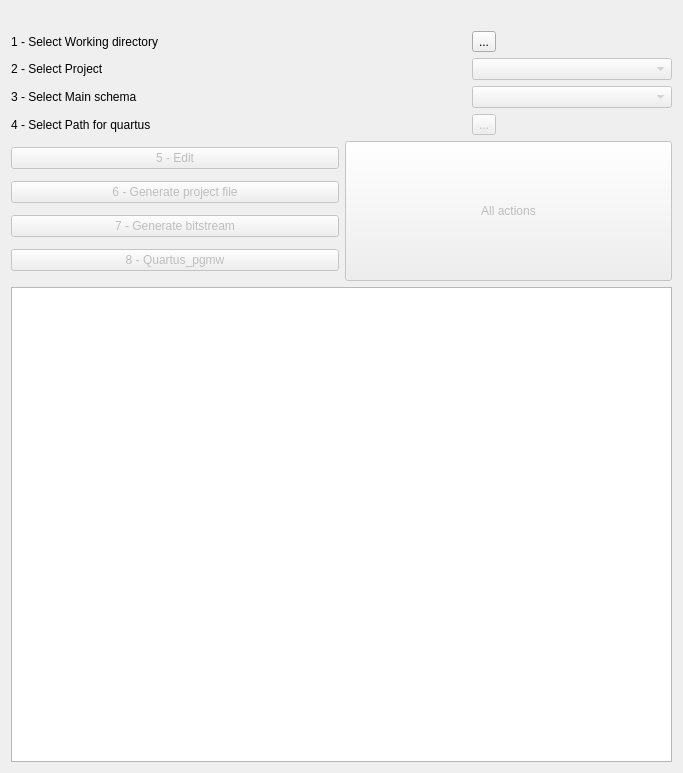
<?xml version="1.0" encoding="UTF-8"?>
<ui version="4.0">
 <class>formFifo</class>
 <widget class="QWidget" name="formFifo">
  <property name="geometry">
   <rect>
    <x>0</x>
    <y>0</y>
    <width>683</width>
    <height>773</height>
   </rect>
  </property>
  <property name="windowTitle">
   <string>Fifo</string>
  </property>
  <property name="layoutDirection">
   <enum>Qt::LeftToRight</enum>
  </property>
  <layout class="QVBoxLayout" name="verticalLayout_2">
   <item>
    <widget class="QLabel" name="lblImage">
     <property name="text">
      <string/>
     </property>
     <property name="pixmap">
      <pixmap>barbu.png</pixmap>
     </property>
    </widget>
   </item>
   <item>
    <layout class="QGridLayout" name="gridLayout">
     <item row="0" column="0">
      <widget class="QLabel" name="lblWorkingDirectory">
       <property name="text">
        <string>1 - Select Working directory</string>
       </property>
      </widget>
     </item>
     <item row="0" column="1">
      <widget class="QToolButton" name="btnWorkingDirectory">
       <property name="toolTip">
        <string>&lt;html&gt;&lt;head/&gt;&lt;body&gt;&lt;p&gt;Working directory&lt;/p&gt;&lt;/body&gt;&lt;/html&gt;</string>
       </property>
       <property name="text">
        <string>...</string>
       </property>
      </widget>
     </item>
     <item row="1" column="0">
      <widget class="QLabel" name="lblProject">
       <property name="text">
        <string>2 - Select Project</string>
       </property>
      </widget>
     </item>
     <item row="1" column="1">
      <widget class="QComboBox" name="cbProject">
       <property name="enabled">
        <bool>false</bool>
       </property>
       <property name="minimumSize">
        <size>
         <width>200</width>
         <height>0</height>
        </size>
       </property>
       <property name="toolTip">
        <string>&lt;html&gt;&lt;head/&gt;&lt;body&gt;&lt;p&gt;Project&lt;/p&gt;&lt;/body&gt;&lt;/html&gt;</string>
       </property>
      </widget>
     </item>
     <item row="2" column="0">
      <widget class="QLabel" name="lblSchema">
       <property name="text">
        <string>3 - Select Main schema</string>
       </property>
      </widget>
     </item>
     <item row="2" column="1">
      <widget class="QComboBox" name="cbSchema">
       <property name="enabled">
        <bool>false</bool>
       </property>
       <property name="minimumSize">
        <size>
         <width>200</width>
         <height>0</height>
        </size>
       </property>
       <property name="toolTip">
        <string>&lt;html&gt;&lt;head/&gt;&lt;body&gt;&lt;p&gt;Main schema&lt;/p&gt;&lt;/body&gt;&lt;/html&gt;</string>
       </property>
      </widget>
     </item>
     <item row="3" column="0">
      <widget class="QLabel" name="lblQuartus">
       <property name="text">
        <string>4 - Select Path for quartus</string>
       </property>
      </widget>
     </item>
     <item row="3" column="1">
      <widget class="QToolButton" name="btnPathQuartus">
       <property name="enabled">
        <bool>false</bool>
       </property>
       <property name="toolTip">
        <string>&lt;html&gt;&lt;head/&gt;&lt;body&gt;&lt;p&gt;Path for quartus&lt;/p&gt;&lt;/body&gt;&lt;/html&gt;</string>
       </property>
       <property name="text">
        <string>...</string>
       </property>
      </widget>
     </item>
    </layout>
   </item>
   <item>
    <layout class="QHBoxLayout" name="horizontalLayout">
     <item>
      <layout class="QVBoxLayout" name="verticalLayout">
       <item>
        <widget class="QPushButton" name="btnEdit">
         <property name="enabled">
          <bool>false</bool>
         </property>
         <property name="text">
          <string>5 - Edit</string>
         </property>
        </widget>
       </item>
       <item>
        <widget class="QPushButton" name="btnGenerateProjectFile">
         <property name="enabled">
          <bool>false</bool>
         </property>
         <property name="toolTip">
          <string>&lt;html&gt;&lt;head/&gt;&lt;body&gt;&lt;p&gt;Generate project file&lt;/p&gt;&lt;/body&gt;&lt;/html&gt;</string>
         </property>
         <property name="text">
          <string>6 - Generate project file</string>
         </property>
        </widget>
       </item>
       <item>
        <widget class="QPushButton" name="btnGenerateBitstream">
         <property name="enabled">
          <bool>false</bool>
         </property>
         <property name="toolTip">
          <string>&lt;html&gt;&lt;head/&gt;&lt;body&gt;&lt;p&gt;Generate bitstream&lt;/p&gt;&lt;/body&gt;&lt;/html&gt;</string>
         </property>
         <property name="text">
          <string>7 - Generate bitstream</string>
         </property>
        </widget>
       </item>
       <item>
        <widget class="QPushButton" name="btnQuartusPgmw">
         <property name="enabled">
          <bool>false</bool>
         </property>
         <property name="text">
          <string>8 - Quartus_pgmw</string>
         </property>
        </widget>
       </item>
      </layout>
     </item>
     <item>
      <widget class="QPushButton" name="btn_all_actions">
       <property name="enabled">
        <bool>false</bool>
       </property>
       <property name="minimumSize">
        <size>
         <width>0</width>
         <height>140</height>
        </size>
       </property>
       <property name="text">
        <string>All actions</string>
       </property>
      </widget>
     </item>
    </layout>
   </item>
   <item>
    <widget class="QTextEdit" name="txtOutput"/>
   </item>
  </layout>
 </widget>
 <resources/>
 <connections/>
</ui>
